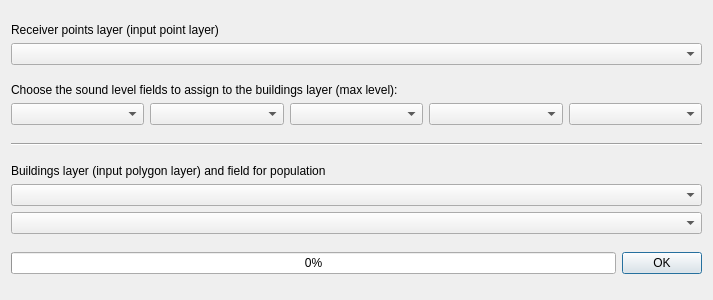
<?xml version="1.0" encoding="UTF-8"?>
<ui version="4.0">
 <class>AssignLevelsToBuildings_window</class>
 <widget class="QDialog" name="AssignLevelsToBuildings_window">
  <property name="enabled">
   <bool>true</bool>
  </property>
  <property name="geometry">
   <rect>
    <x>0</x>
    <y>0</y>
    <width>713</width>
    <height>300</height>
   </rect>
  </property>
  <property name="sizePolicy">
   <sizepolicy hsizetype="Fixed" vsizetype="Fixed">
    <horstretch>0</horstretch>
    <verstretch>0</verstretch>
   </sizepolicy>
  </property>
  <property name="minimumSize">
   <size>
    <width>713</width>
    <height>300</height>
   </size>
  </property>
  <property name="maximumSize">
   <size>
    <width>713</width>
    <height>300</height>
   </size>
  </property>
  <property name="sizeIncrement">
   <size>
    <width>0</width>
    <height>0</height>
   </size>
  </property>
  <property name="windowTitle">
   <string>opeNoise - Assign Levels To Buildings</string>
  </property>
  <property name="locale">
   <locale language="Italian" country="Italy"/>
  </property>
  <layout class="QVBoxLayout" name="verticalLayout_3">
   <item>
    <layout class="QVBoxLayout" name="verticalLayout_2">
     <item>
      <widget class="QLabel" name="receiver_points_layer_label">
       <property name="sizePolicy">
        <sizepolicy hsizetype="Fixed" vsizetype="Fixed">
         <horstretch>0</horstretch>
         <verstretch>0</verstretch>
        </sizepolicy>
       </property>
       <property name="text">
        <string>Receiver points layer (input point layer)</string>
       </property>
      </widget>
     </item>
     <item>
      <layout class="QHBoxLayout" name="horizontalLayout_3">
       <item>
        <widget class="QgsMapLayerComboBox" name="receiver_points_layer_comboBox"/>
       </item>
      </layout>
     </item>
    </layout>
   </item>
   <item>
    <layout class="QVBoxLayout" name="verticalLayout">
     <item>
      <widget class="QLabel" name="choose_fileds_label">
       <property name="sizePolicy">
        <sizepolicy hsizetype="Fixed" vsizetype="Fixed">
         <horstretch>0</horstretch>
         <verstretch>0</verstretch>
        </sizepolicy>
       </property>
       <property name="text">
        <string>Choose the sound level fields to assign to the buildings layer (max level):</string>
       </property>
      </widget>
     </item>
     <item>
      <layout class="QHBoxLayout" name="horizontalLayout_2">
       <item>
        <widget class="QgsFieldComboBox" name="level_1_comboBox"/>
       </item>
       <item>
        <widget class="QgsFieldComboBox" name="level_2_comboBox"/>
       </item>
       <item>
        <widget class="QgsFieldComboBox" name="level_3_comboBox"/>
       </item>
       <item>
        <widget class="QgsFieldComboBox" name="level_4_comboBox"/>
       </item>
       <item>
        <widget class="QgsFieldComboBox" name="level_5_comboBox"/>
       </item>
      </layout>
     </item>
    </layout>
   </item>
   <item>
    <widget class="Line" name="line">
     <property name="orientation">
      <enum>Qt::Horizontal</enum>
     </property>
    </widget>
   </item>
   <item>
    <layout class="QVBoxLayout" name="buildings_layer_verticalLayout">
     <property name="sizeConstraint">
      <enum>QLayout::SetNoConstraint</enum>
     </property>
     <item>
      <widget class="QLabel" name="buildings_layer_label">
       <property name="sizePolicy">
        <sizepolicy hsizetype="Fixed" vsizetype="Fixed">
         <horstretch>0</horstretch>
         <verstretch>0</verstretch>
        </sizepolicy>
       </property>
       <property name="text">
        <string>Buildings layer (input polygon layer) and field for population</string>
       </property>
      </widget>
     </item>
     <item>
      <widget class="QgsMapLayerComboBox" name="buildings_layer_comboBox"/>
     </item>
     <item>
      <widget class="QgsFieldComboBox" name="receiver_points_population_field">
       <property name="toolTip">
        <string>population field</string>
       </property>
       <property name="statusTip">
        <string extracomment="population field"/>
       </property>
      </widget>
     </item>
    </layout>
   </item>
   <item>
    <layout class="QHBoxLayout" name="horizontalLayout">
     <item>
      <widget class="QProgressBar" name="progressBar">
       <property name="value">
        <number>0</number>
       </property>
      </widget>
     </item>
     <item>
      <widget class="QDialogButtonBox" name="run_buttonBox">
       <property name="sizePolicy">
        <sizepolicy hsizetype="Fixed" vsizetype="Fixed">
         <horstretch>0</horstretch>
         <verstretch>0</verstretch>
        </sizepolicy>
       </property>
       <property name="orientation">
        <enum>Qt::Horizontal</enum>
       </property>
       <property name="standardButtons">
        <set>QDialogButtonBox::Ok</set>
       </property>
      </widget>
     </item>
    </layout>
   </item>
  </layout>
 </widget>
 <customwidgets>
  <customwidget>
   <class>QgsFieldComboBox</class>
   <extends>QComboBox</extends>
   <header>qgsfieldcombobox.h</header>
  </customwidget>
  <customwidget>
   <class>QgsMapLayerComboBox</class>
   <extends>QComboBox</extends>
   <header>qgsmaplayercombobox.h</header>
  </customwidget>
 </customwidgets>
 <resources/>
 <connections>
  <connection>
   <sender>run_buttonBox</sender>
   <signal>accepted()</signal>
   <receiver>AssignLevelsToBuildings_window</receiver>
   <slot>accept()</slot>
   <hints>
    <hint type="sourcelabel">
     <x>699</x>
     <y>262</y>
    </hint>
    <hint type="destinationlabel">
     <x>157</x>
     <y>274</y>
    </hint>
   </hints>
  </connection>
  <connection>
   <sender>run_buttonBox</sender>
   <signal>rejected()</signal>
   <receiver>AssignLevelsToBuildings_window</receiver>
   <slot>reject()</slot>
   <hints>
    <hint type="sourcelabel">
     <x>699</x>
     <y>268</y>
    </hint>
    <hint type="destinationlabel">
     <x>286</x>
     <y>274</y>
    </hint>
   </hints>
  </connection>
  <connection>
   <sender>receiver_points_layer_comboBox</sender>
   <signal>layerChanged(QgsMapLayer*)</signal>
   <receiver>level_1_comboBox</receiver>
   <slot>setLayer(QgsMapLayer*)</slot>
   <hints>
    <hint type="sourcelabel">
     <x>90</x>
     <y>61</y>
    </hint>
    <hint type="destinationlabel">
     <x>95</x>
     <y>123</y>
    </hint>
   </hints>
  </connection>
  <connection>
   <sender>receiver_points_layer_comboBox</sender>
   <signal>layerChanged(QgsMapLayer*)</signal>
   <receiver>level_2_comboBox</receiver>
   <slot>setLayer(QgsMapLayer*)</slot>
   <hints>
    <hint type="sourcelabel">
     <x>244</x>
     <y>61</y>
    </hint>
    <hint type="destinationlabel">
     <x>283</x>
     <y>123</y>
    </hint>
   </hints>
  </connection>
  <connection>
   <sender>receiver_points_layer_comboBox</sender>
   <signal>layerChanged(QgsMapLayer*)</signal>
   <receiver>level_3_comboBox</receiver>
   <slot>setLayer(QgsMapLayer*)</slot>
   <hints>
    <hint type="sourcelabel">
     <x>352</x>
     <y>62</y>
    </hint>
    <hint type="destinationlabel">
     <x>421</x>
     <y>123</y>
    </hint>
   </hints>
  </connection>
  <connection>
   <sender>receiver_points_layer_comboBox</sender>
   <signal>layerChanged(QgsMapLayer*)</signal>
   <receiver>level_4_comboBox</receiver>
   <slot>setLayer(QgsMapLayer*)</slot>
   <hints>
    <hint type="sourcelabel">
     <x>352</x>
     <y>62</y>
    </hint>
    <hint type="destinationlabel">
     <x>511</x>
     <y>122</y>
    </hint>
   </hints>
  </connection>
  <connection>
   <sender>receiver_points_layer_comboBox</sender>
   <signal>layerChanged(QgsMapLayer*)</signal>
   <receiver>level_5_comboBox</receiver>
   <slot>setLayer(QgsMapLayer*)</slot>
   <hints>
    <hint type="sourcelabel">
     <x>352</x>
     <y>62</y>
    </hint>
    <hint type="destinationlabel">
     <x>623</x>
     <y>117</y>
    </hint>
   </hints>
  </connection>
  <connection>
   <sender>buildings_layer_comboBox</sender>
   <signal>layerChanged(QgsMapLayer*)</signal>
   <receiver>receiver_points_population_field</receiver>
   <slot>setLayer(QgsMapLayer*)</slot>
   <hints>
    <hint type="sourcelabel">
     <x>141</x>
     <y>183</y>
    </hint>
    <hint type="destinationlabel">
     <x>140</x>
     <y>212</y>
    </hint>
   </hints>
  </connection>
 </connections>
</ui>
